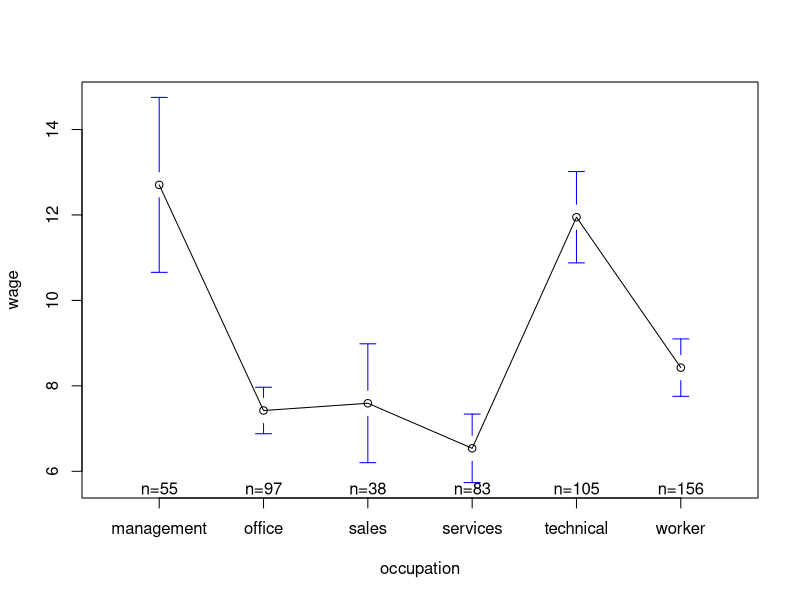
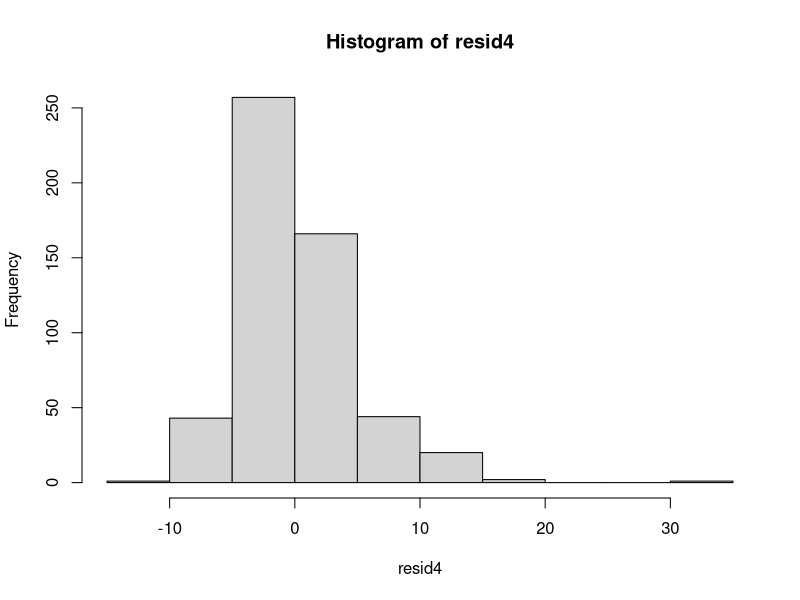
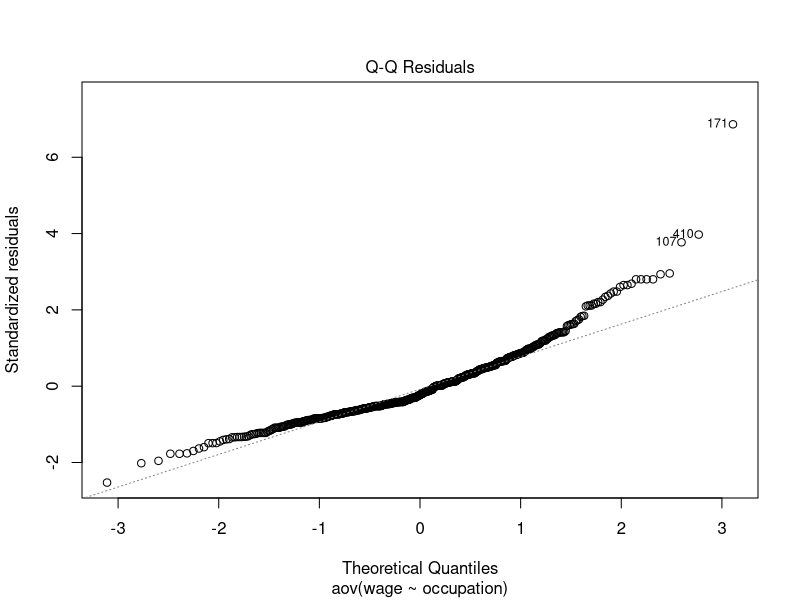
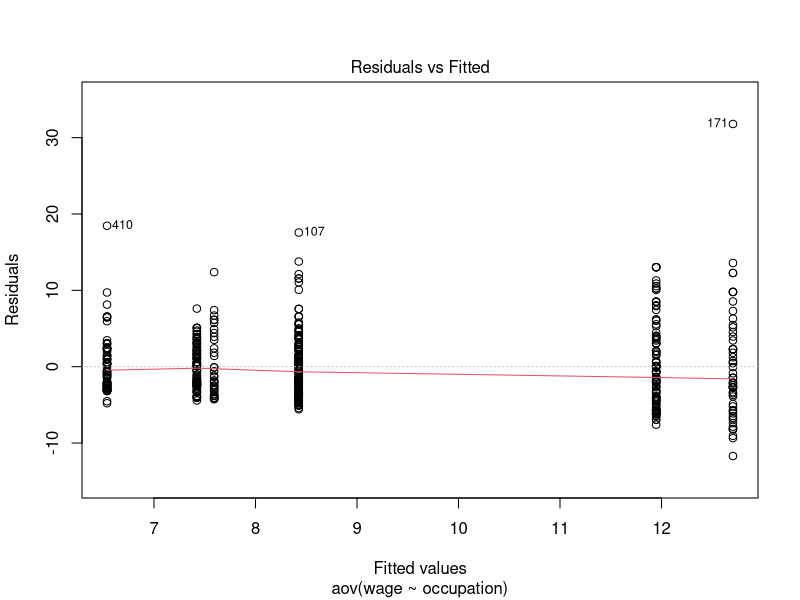
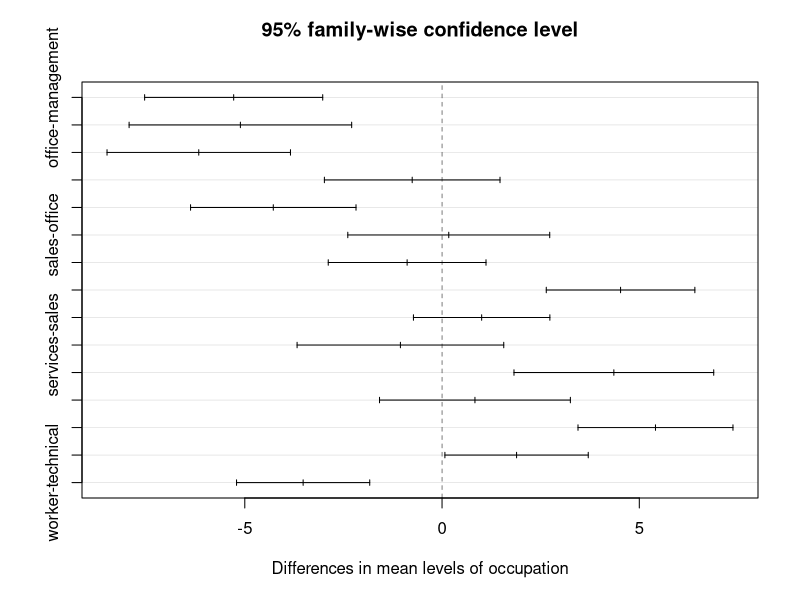

Recreate these plots in R, in order.
## ---- chunk 1
Wage=read.csv('Wage.csv');
library(gplots)
attach(Wage)
## ---- chunk 2
head(Wage)

# Plot for Occupation
plotmeans(wage ~ occupation, data = Wage)
## ---- chunk 3
model4 <- aov(wage ~ occupation, data = Wage)
summary(model4)
## ---- chunk 4
# We can check normality of the residuals
resid4 <- model4$residuals
# 
# qqnorm(resid4)
# qqline(resid4)
hist(resid4)
plot(model4, which = 2)

# Lets do a formal test for normality of residuals using Shapiro-Wilk
shapiro.test(resid4)
## ---- chunk 5
### Checking Equal Variance
# Informal residuals vs fitted values plot
plot(model4, which = 1)

# Formal test, since our normality is not met, we use BF test since normality is not met
absResid4 <- abs(resid4)
summary(aov(absResid4 ~ Wage$occupation))
## ---- chunk 6
library(knitr)
T.ci <- TukeyHSD(model4, conf.level = 1 - 0.05)
kable(unclass(T.ci))

plot(T.ci)
## ---- chunk 7
sessionInfo()
